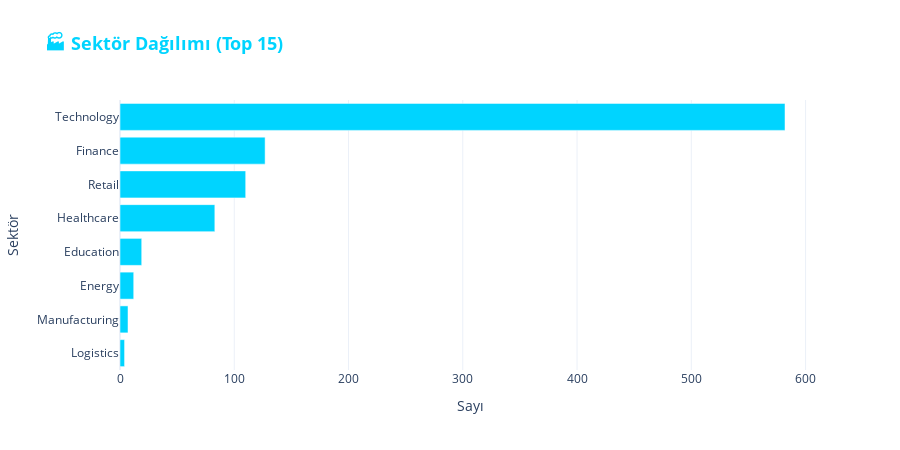

Notebook code cell kept with this figure:
### Code cell
# Sektör Dağılımı (Top 15)
industry_counts = df['industry'].value_counts().head(15).reset_index()
industry_counts.columns = ['Sektör', 'Sayı']

fig_industry = px.bar(
    industry_counts,
    y='Sektör',
    x='Sayı',
    orientation='h',
    title='<b>🏭 Sektör Dağılımı (Top 15)</b>',
    height=450
)
fig_industry.update_traces(marker_color='#00d4ff')
fig_industry.update_layout(
    title_font=dict(size=18, color='#00d4ff'),
    yaxis={'categoryorder': 'total ascending'}
)
fig_industry.show()

### Figure 1 — Plotly figure (JSON) as saved in the notebook; plotly's stock layout.template omitted (floating-point values rounded to 4 significant figures)
{"data": [{"hovertemplate": "Sayı=%{x}<br>Sektör=%{y}<extra></extra>", "legendgroup": "", "marker": {"color": "#00d4ff", "pattern": {"shape": ""}}, "name": "", "orientation": "h", "showlegend": false, "textposition": "auto", "type": "bar", "x": [582, 127, 110, 83, 19, 12, 7, 4], "xaxis": "x", "y": ["Technology", "Finance", "Retail", "Healthcare", "Education", "Energy", "Manufacturing", "Logistics"], "yaxis": "y"}], "layout": {"barmode": "relative", "height": 450, "legend": {"tracegroupgap": 0}, "title": {"font": {"color": "#00d4ff", "size": 18}, "text": "<b>🏭 Sektör Dağılımı (Top 15)</b>"}, "xaxis": {"anchor": "y", "domain": [0, 1], "title": {"text": "Sayı"}}, "yaxis": {"anchor": "x", "categoryorder": "total ascending", "domain": [0, 1], "title": {"text": "Sektör"}}}}
